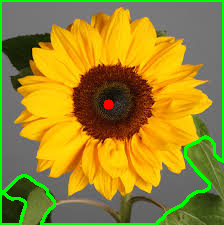
#> input picture flower_center.png, 224 x 225 px
$ python flower_test.py ../flower_center.png
#> lines starting #> are read from the running program, lines starting #| are printed output that depends on the picture; after the words box and inside, x2 and y2 are one past the last pixel; in counts of white or black regions, pixels touching at a corner belong together
import cv2
import numpy as np
import matplotlib.pyplot as plt

def find_flower_center(img_path, output_path='flower_center.png'):
    # 1. Load image
#> called with img_path = '../flower_center.png', output_path = 'flower_center.png'
    img = cv2.imread(img_path)
#> img is the input picture: shape (225, 224, 3); mean B, G, R 41.7, 135.3, 153.9
    if img is None:
        raise FileNotFoundError(f"Could not load image at {img_path}")

    # 2. Convert to HSV and mask out green background
    hsv = cv2.cvtColor(img, cv2.COLOR_BGR2HSV)
#> hsv: shape (225, 224, 3); mean H, S, V 25.4, 161.9, 168.9
    # these ranges may need tweaking for your exact foliage vs. flower colors
    lower_green = np.array([25, 40, 40])
    upper_green = np.array([90, 255, 255])
    mask_green = cv2.inRange(hsv, lower_green, upper_green)
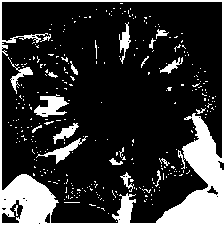
#> mask_green: shape (225, 224); 20.1% white; 314 white regions (293 under 20 px), largest, box (x1, y1, x2, y2) and area: (0, 0, 224, 225) 7352, (34, 94, 69, 117) 433, (36, 136, 88, 164) 308
    mask_flower = cv2.bitwise_not(mask_green)

    # 3. Clean up mask
    kernel = cv2.getStructuringElement(cv2.MORPH_ELLIPSE, (7,7))
    mask = cv2.morphologyEx(mask_flower, cv2.MORPH_CLOSE, kernel, iterations=2)
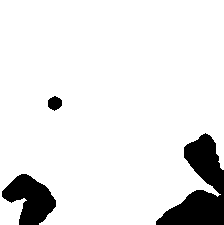
#> mask: shape (225, 224); 90.3% white; 3 black regions, box (x1, y1, x2, y2) and area: (156, 133, 224, 225) 3080, (2, 174, 56, 225) 1638, (48, 96, 62, 111) 153
    mask = cv2.morphologyEx(mask, cv2.MORPH_OPEN, kernel, iterations=2)
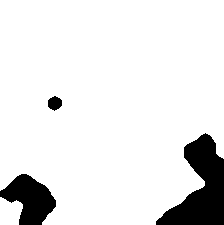
#> mask: shape (225, 224); 89.9% white; 3 black regions

    # 4. Find contours and pick the largest one
    contours, _ = cv2.findContours(mask, cv2.RETR_EXTERNAL, cv2.CHAIN_APPROX_SIMPLE)
#> contours = 2 contours; box (x1, y1, x2, y2) and area: (0, 0, 224, 225) 44492, (0, 197, 23, 225) 470
    if not contours:
        raise RuntimeError("No flower-shaped contour found—try adjusting your HSV mask.")
    c = max(contours, key=cv2.contourArea)
#> c = contour of 119 points, box (x1, y1, x2, y2) (0, 0, 224, 225), area 44492

    # 5. Compute centroid via image moments
    M = cv2.moments(c)
#> M = moments, m00 44492.5, centre m10/m00, m01/m00 = (109.3, 102.1)
    if M['m00'] == 0:
        raise RuntimeError("Contour area is zero; can't compute centroid.")
    cx = int(M['m10'] / M['m00'])
#> cx = 109
    cy = int(M['m01'] / M['m00'])
#> cy = 102
    print(f"🌸 Flower center at: ({cx}, {cy})")
#| 🌸 Flower center at: (109, 102)

    # 6. Draw and save result
    out = img.copy()
    cv2.circle(out, (cx, cy), 5, (0, 0, 255), -1)         # red dot at center
#> out: shape (225, 224, 3); 0.05% of pixels changed, all inside (x1, y1, x2, y2) = (105, 97, 115, 106)
    cv2.drawContours(out, [c], -1, (0, 255, 0), 2)        # green outline of flower
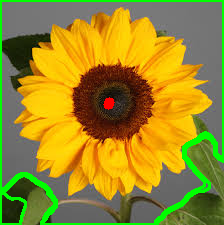
#> out: shape (225, 224, 3); mean B, G, R 40.6, 137.1, 152.7

    # 7. Show with matplotlib (no Qt needed)
    rgb = cv2.cvtColor(out, cv2.COLOR_BGR2RGB)
    plt.figure(figsize=(6,6))
    plt.imshow(rgb)
    plt.axis('off')
    plt.title('Detected Flower Center')
    plt.show()

    # 8. Save the annotated image
    cv2.imwrite(output_path, out)
    print(f"✅ Result saved to {output_path}")

if __name__ == "__main__":
    import sys
    if len(sys.argv) != 2:
        print("Usage: python find_center.py path/to/flower.jpg")
        sys.exit(1)
    find_flower_center(sys.argv[1])

$ run again, with blue_flower.jpg saved as flower_center.png
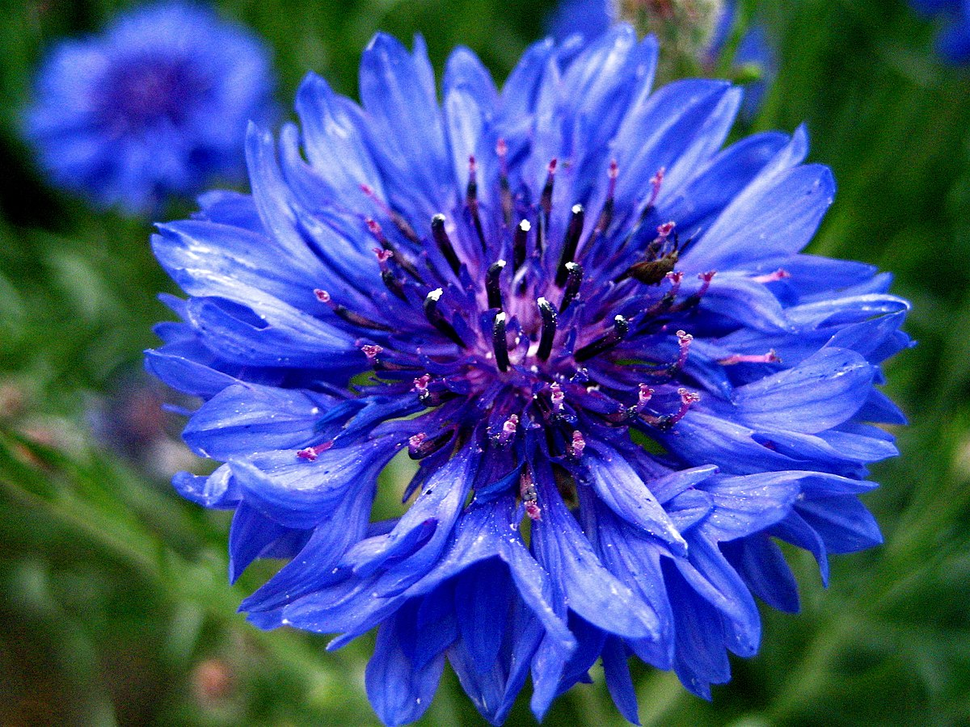
#> input picture blue_flower.jpg, 970 x 727 px, shrunk from 1200 x 900 before the run
#> in find_flower_center, img is the input picture: shape (727, 970, 3); mean B, G, R 137.3, 80, 61.1
#> hsv: shape (727, 970, 3); mean H, S, V 93.5, 176.3, 155.4
#> in find_flower_center, `mask_green = cv2.inRange(hsv, lower_green, upper_green)`:
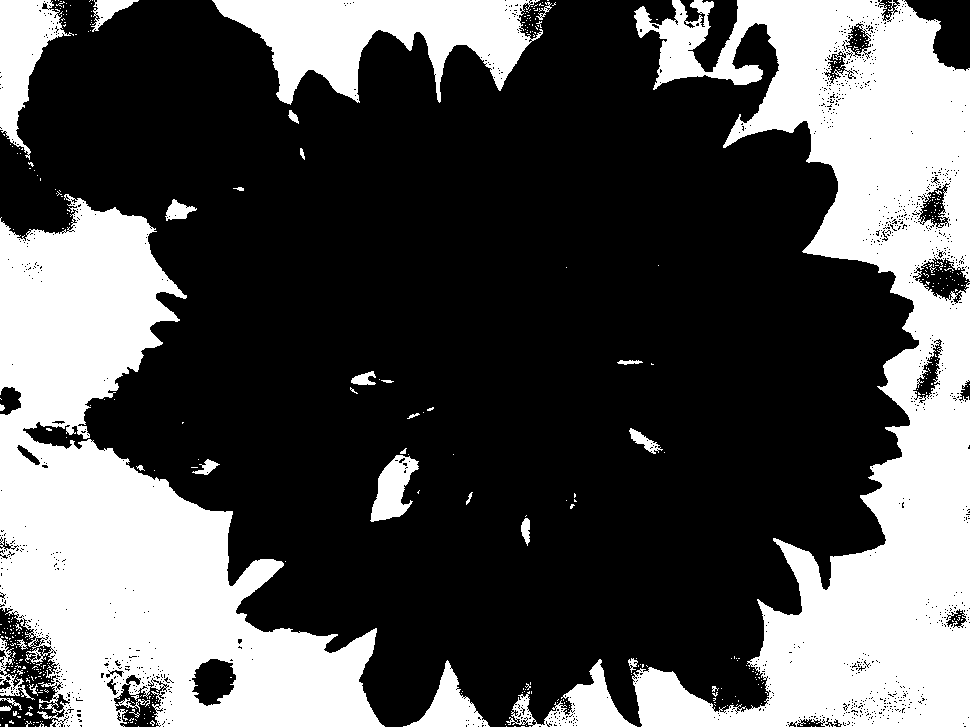
#> mask_green: shape (727, 970); 33.2% white; 468 white regions (434 under 20 px), largest, box (x1, y1, x2, y2) and area: (632, 0, 970, 727) 104673, (0, 194, 385, 727) 94809, (212, 0, 543, 105) 17910
#> contours = 14 contours; largest, box (x1, y1, x2, y2) and area: (0, 0, 918, 727) 467577, (0, 592, 82, 727) 7078, (820, 0, 970, 117) 6382, (868, 168, 970, 306) 5078, (102, 656, 172, 727) 3552
#> c = contour of 1715 points, box (x1, y1, x2, y2) (0, 0, 918, 727), area 467577
#> M = moments, m00 467577, centre m10/m00, m01/m00 = (482, 338)
#> cx = 482
#> cy = 338
#| 🌸 Flower center at: (482, 338)
#> in find_flower_center, `cv2.drawContours(out, [c], -1, (0, 255, 0), 2)`:
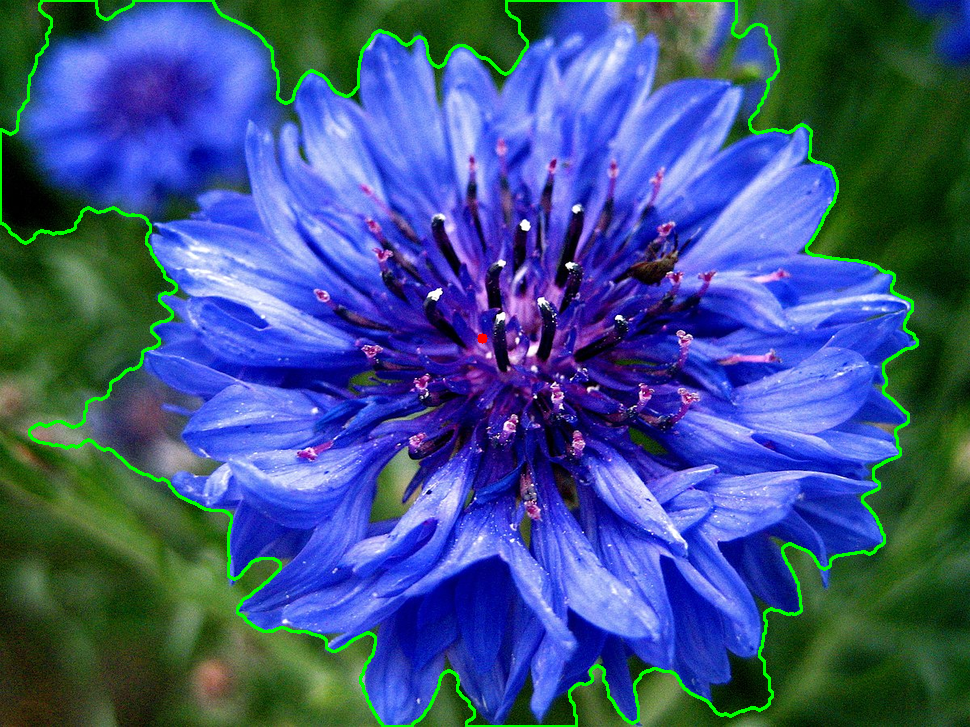
#> out: shape (727, 970, 3); mean B, G, R 135.7, 83.5, 60.2

$ run again, with center.jpg saved as flower_center.png
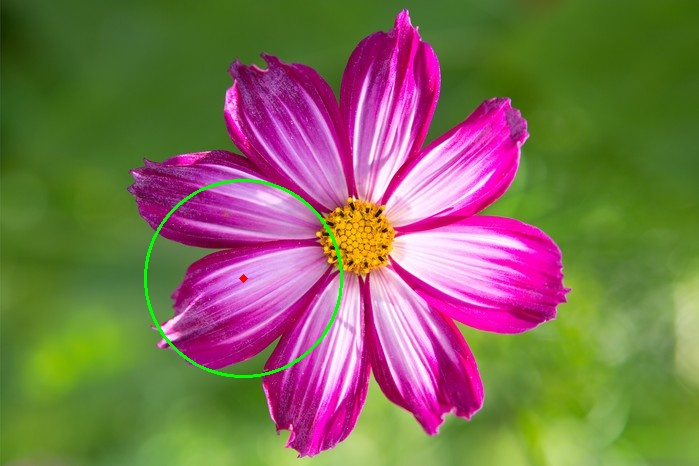
#> input picture center.jpg, 699 x 466 px
#> in find_flower_center, img is the input picture: shape (466, 699, 3); mean B, G, R 84.5, 110.9, 126.9
#> hsv: shape (466, 699, 3); mean H, S, V 81, 172.8, 154.2
#> in find_flower_center, `mask_green = cv2.inRange(hsv, lower_green, upper_green)`:
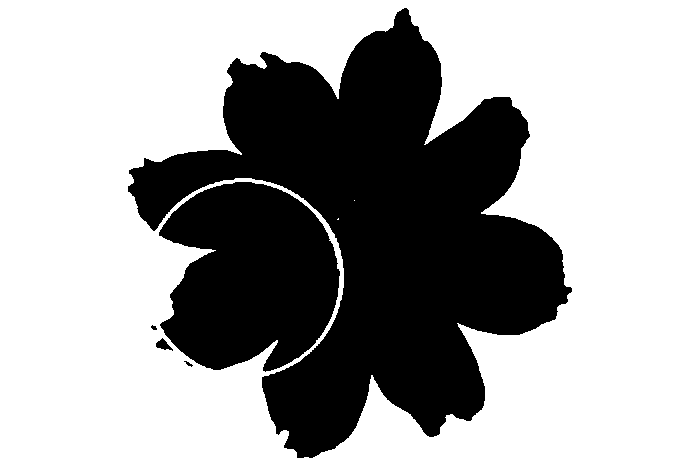
#> mask_green: shape (466, 699); 65.2% white; 5 black regions, box (x1, y1, x2, y2) and area: (128, 8, 572, 458) 87641, (159, 182, 340, 372) 25625, (156, 338, 173, 351) 109, (184, 361, 193, 367) 21, (151, 325, 157, 330) 20
#> contours = 1 contour; box (x1, y1, x2, y2) and area: (129, 10, 571, 458) 115060
#> c = contour of 856 points, box (x1, y1, x2, y2) (129, 10, 571, 458), area 115060
#> M = moments, m00 115060, centre m10/m00, m01/m00 = (351.4, 239.7)
#> cx = 351
#> cy = 239
#| 🌸 Flower center at: (351, 239)
#> in find_flower_center, `cv2.drawContours(out, [c], -1, (0, 255, 0), 2)`:
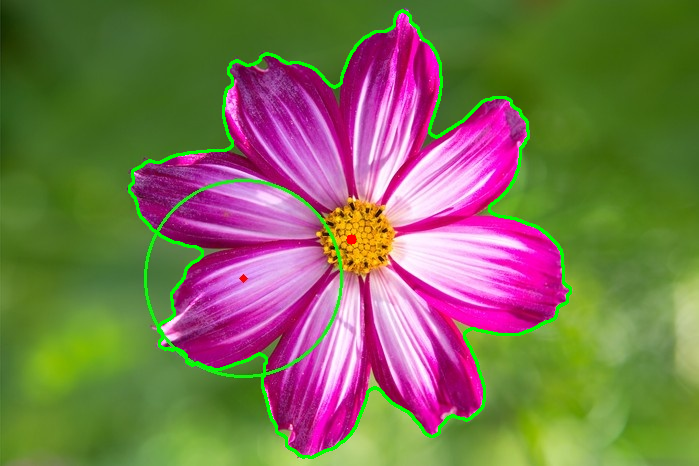
#> out: shape (466, 699, 3); mean B, G, R 82.6, 113.7, 124.3
